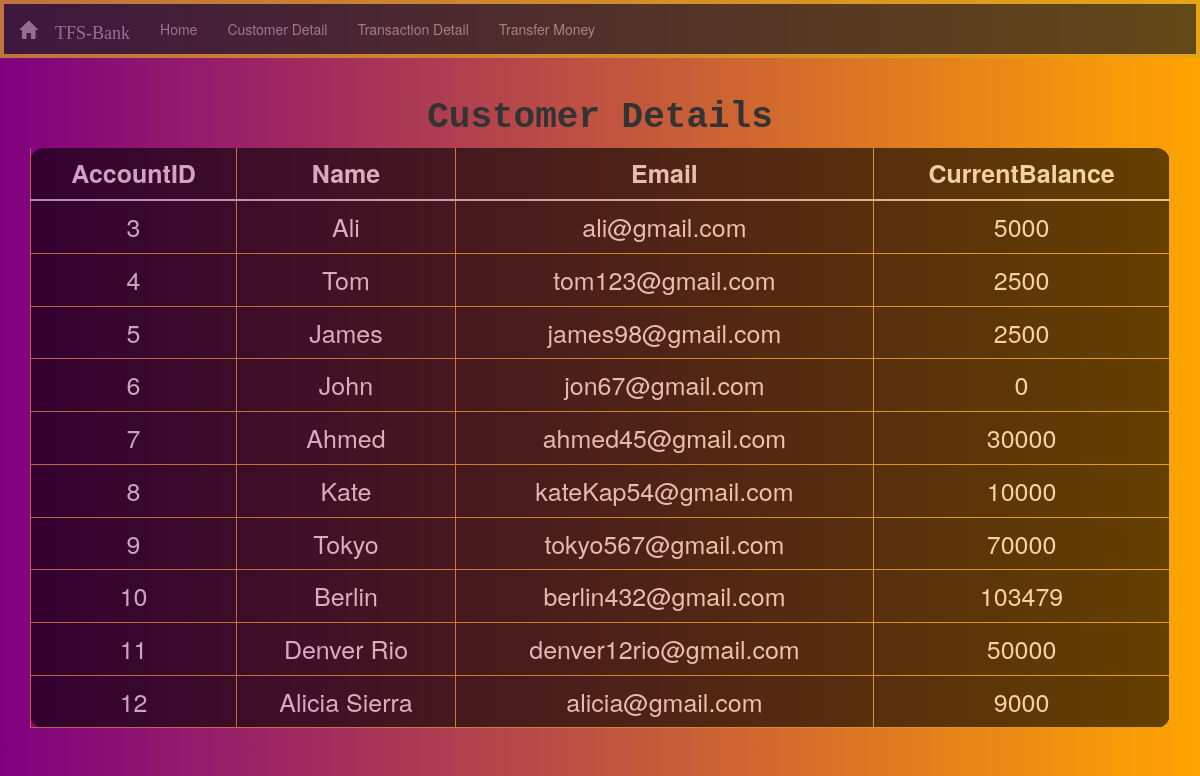
The app's page /customers/, older data.
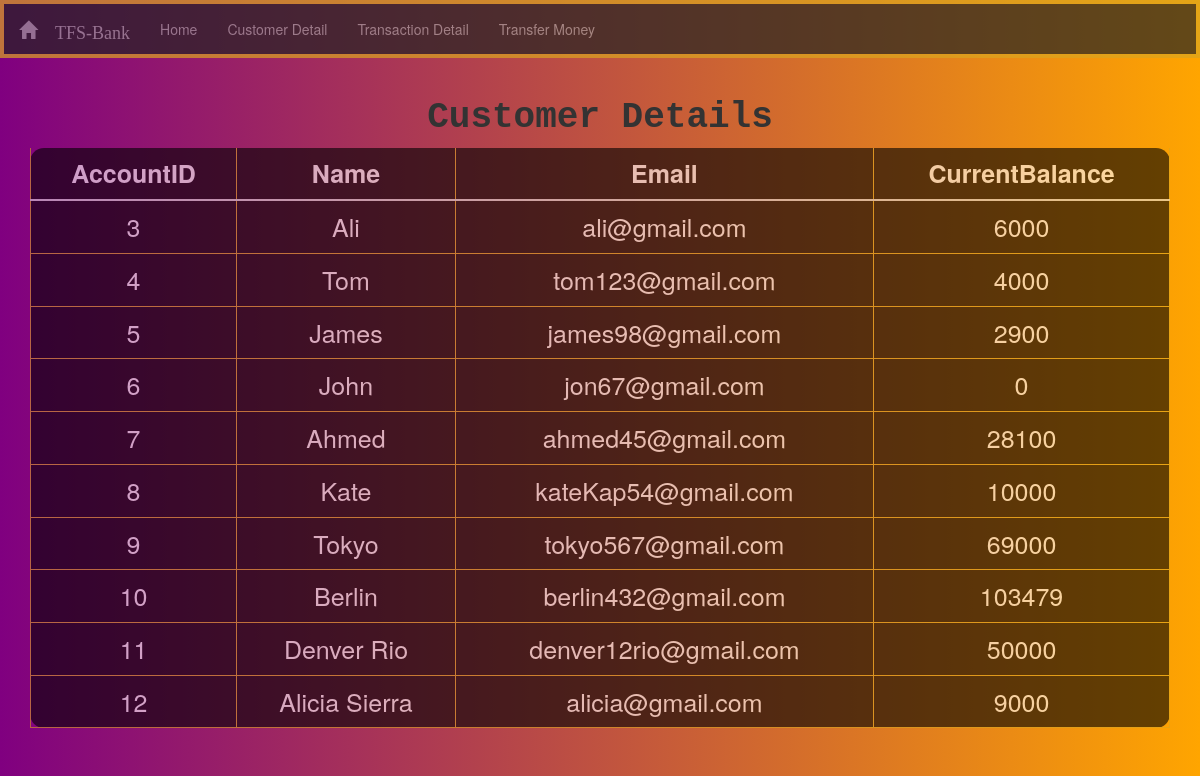
The same page, newer data.
### basicBank/models.py (models this page shows, shortened)
class CustomerDetail(models.Model):
    id=models.AutoField(primary_key=True)
    name = models.CharField(max_length=30 , null=True)
    email = models.EmailField(max_length=30 , null=True)
    currentBalance = models.IntegerField()

### basicBank/views.py (the view)
# urls.py: path('customers/',views.customerDetails, name= 'customers'),
def customerDetails(request):
    customer = CustomerDetail.objects.all()
    return render(request,'customers.html',{'customer':customer})

### templates/customers.html (shortened to what this page needs)
{% extends 'index.html' %}
{% load static %}
{% block bodycontainer %}
<div class="container">
  <div class="row">
    <div class="col-sm-12 col-lg-12 col-md-12  d-block">
      <h1>Customer
        Details</h1>
      <table class="table table-hover" style="font-size: 25px;">
        <thead>
          <tr>
            <th>AccountID</th>
            <th>Name</th>
            <th>Email</th>
            <th>CurrentBalance</th>
          </tr>
        </thead>
        <tbody>
          {% for i in customer %}
          <tr>
            <td>{{i.id}}</td>
            <td>{{i.name}}</td>
            <td>{{i.email}}</td>
            <td>{{i.currentBalance}}</td>
          </tr>
          {% endfor %}
        </tbody>
      </table>
    </div>
  </div>
</div>
{% endblock bodycontainer %}

Row changes from the older to the newer data that the page shows:
changed CustomerDetail "Ali": currentBalance "5000" → "6000"
changed CustomerDetail "Tom": currentBalance "2500" → "4000"
changed CustomerDetail "James": currentBalance "2500" → "2900"
changed CustomerDetail "Ahmed": currentBalance "30000" → "28100"
changed CustomerDetail "Tokyo": currentBalance "70000" → "69000"
